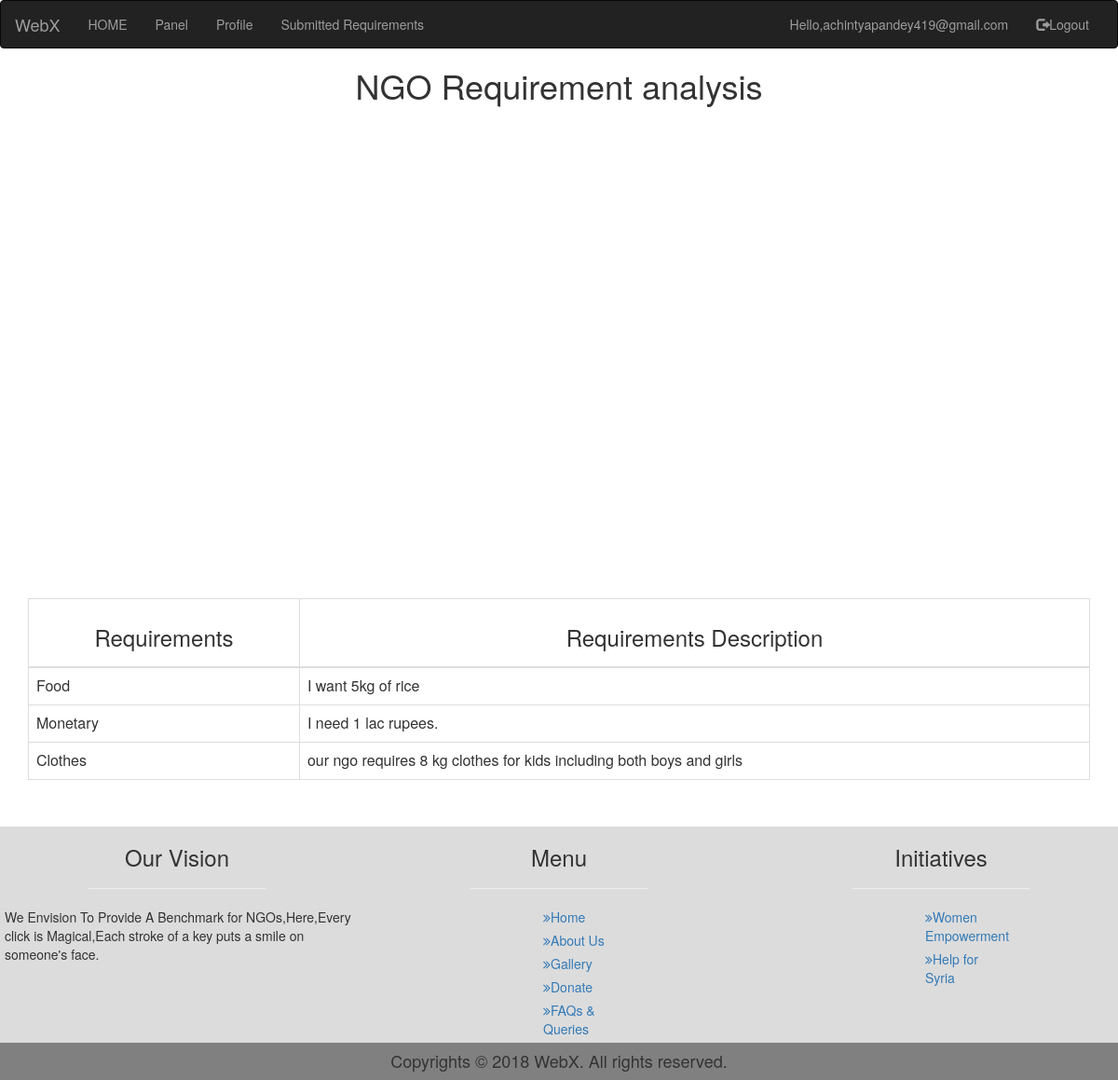
Page /chart.php (signed in) on the committed database.
### tables this page shows
CREATE TABLE `ngo_requirements` (
  `Serial_no` int(11) NOT NULL,
  `ngo_id` varchar(50) NOT NULL,
  `req` varchar(20) NOT NULL,
  `req_descr` varchar(200) NOT NULL
);

### chart.php (the view, shortened to what this page needs)
<?php
$id=$_SESSION["id"];
?>
<html>
  <head>
  <link rel="stylesheet" href="http://maxcdn.bootstrapcdn.com/bootstrap/3.3.6/css/bootstrap.min.css">
  </head>
  <body>
  <?php
include('navlogout.php');
?>
  <h1 style="text-align: center;">NGO Requirement analysis</h1>
    <div id="piechart" style="max-width: 900px; height: 500px;margin: 0 auto;"></div>
  <div class="container" >
<table class="table table-bordered">
    <div class="table responsive">
    <thead>
    <tr>
    <th><h3>Requirements</h3></th>
    <th><h3>Requirements Description</h3></th>
    </tr>
    </thead>
    <tbody>
    <?php
    include('connection.php');
$sql=mysqli_query($conn,"select req,req_descr from ngo_requirements where ngo_id='$id'");
if(mysqli_num_rows($sql)>0)
{
    while($row=mysqli_fetch_assoc($sql))
    {
        echo "<tr>".
        "<td>".$row["req"]."</td>".
         "<td>".$row["req_descr"]."</td>".
        "</tr>";
    }
}
else
{
    echo "no results";
}
    ?>
    </tbody>
    </div>
</table>
</div>
  <?php
include('footer.php');
?>
  </body>
</html>

### style3.css (style rules this page uses)
body { margin: 0; padding: 0; }

### footer.php (style rules this page uses)
h3 { text-align: center; }

### rows in the picture
ngo_requirements: req "Food", req_descr "I want 5kg of rice"
ngo_requirements: req "Monetary", req_descr "I need 1 lac rupees."
ngo_requirements: req "Clothes", req_descr "our ngo requires 8 kg clothes for kids including both boys and girls"

### other values in the picture
$_SESSION['ngouser'] "achintyapandey419@gmail.com"
